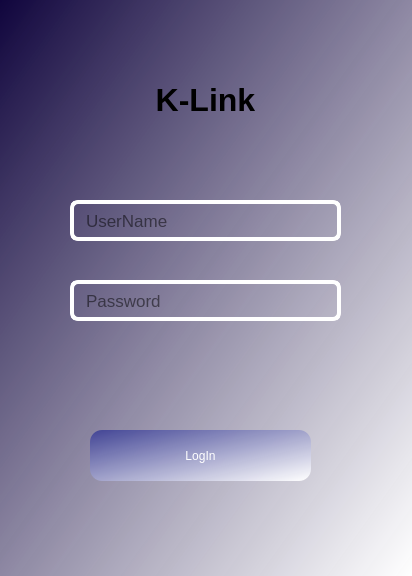
<?xml version="1.0" encoding="UTF-8"?>
<ui version="4.0">
 <class>MainWindow</class>
 <widget class="QMainWindow" name="MainWindow">
  <property name="geometry">
   <rect>
    <x>0</x>
    <y>0</y>
    <width>412</width>
    <height>576</height>
   </rect>
  </property>
  <property name="windowTitle">
   <string>MainWindow</string>
  </property>
  <property name="styleSheet">
   <string notr="true">background-color: qlineargradient(spread:pad, x1:0, y1:0, x2:1, y2:1, stop:0 rgba(16, 5, 61, 231), stop:1 rgba(255, 255, 255, 255));</string>
  </property>
  <widget class="QWidget" name="centralwidget">
   <widget class="QPushButton" name="btn_logIn">
    <property name="geometry">
     <rect>
      <x>90</x>
      <y>430</y>
      <width>221</width>
      <height>51</height>
     </rect>
    </property>
    <property name="styleSheet">
     <string notr="true">QPushButton {
	font: 16pt &quot;Bahnschrift SemiCondensed&quot;;
	 
	background-color: qlineargradient(spread:pad, x1:0, y1:0, x2:1, y2:1, stop:0 rgba(62, 65, 148, 242), stop:1 rgba(255, 255, 255, 255));
	 border-radius: 12px;
	 color: rgb(255, 255, 255);
}

QPushButton:hover {
	
	background-color: qlineargradient(spread:pad, x1:0, y1:0, x2:1, y2:1, stop:0 rgba(79, 139, 154, 255), stop:0.863388 rgba(178, 136, 207, 244));
	border-radius: 14px;
}


QPushButton:pressed {	
	background-color: qlineargradient(spread:pad, x1:0, y1:0, x2:1, y2:1, stop:0 rgba(79, 139, 154, 255), stop:0.863388 rgba(119, 119, 219, 244));
	border-radius: 15px;
}</string>
    </property>
    <property name="text">
     <string>LogIn</string>
    </property>
   </widget>
   <widget class="QLineEdit" name="lineEdit">
    <property name="geometry">
     <rect>
      <x>70</x>
      <y>200</y>
      <width>271</width>
      <height>41</height>
     </rect>
    </property>
    <property name="font">
     <font>
      <pointsize>13</pointsize>
     </font>
    </property>
    <property name="styleSheet">
     <string notr="true">QLineEdit {
	background-color: rgba( 255, 255, 255, 0% );
	border-radius: 8px;
	border: 4px solid rgb(255, 255, 255);
	color: rgb(0, 0, 0);
	padding-left: 10px;
}
QLineEdit:hover {
	border: 3px solid rgb(221, 221, 240);
}
QLineEdit:focus {
	border: 3px solid rgb(221, 221, 245);
}</string>
    </property>
    <property name="placeholderText">
     <string>UserName</string>
    </property>
   </widget>
   <widget class="QLineEdit" name="lineEdit_2">
    <property name="geometry">
     <rect>
      <x>70</x>
      <y>280</y>
      <width>271</width>
      <height>41</height>
     </rect>
    </property>
    <property name="font">
     <font>
      <pointsize>13</pointsize>
      <weight>50</weight>
      <bold>false</bold>
     </font>
    </property>
    <property name="styleSheet">
     <string notr="true">QLineEdit {
	background-color: rgba( 255, 255, 255, 0% );
	border-radius: 8px;
	border: 4px solid rgb(255, 255, 255);
	color: rgb(0, 0, 0);
	padding-left: 10px;
}
QLineEdit:hover {
	border: 3px solid rgb(221, 221, 240);
}
QLineEdit:focus {
	border: 3px solid rgb(221, 221, 245);
}</string>
    </property>
    <property name="echoMode">
     <enum>QLineEdit::Password</enum>
    </property>
    <property name="placeholderText">
     <string>Password</string>
    </property>
   </widget>
   <widget class="QLabel" name="label">
    <property name="geometry">
     <rect>
      <x>120</x>
      <y>80</y>
      <width>171</width>
      <height>41</height>
     </rect>
    </property>
    <property name="font">
     <font>
      <pointsize>18</pointsize>
      <weight>75</weight>
      <bold>true</bold>
     </font>
    </property>
    <property name="styleSheet">
     <string notr="true">background-color: rgba( 255, 255, 255, 0% );</string>
    </property>
    <property name="text">
     <string>&lt;html&gt;&lt;head/&gt;&lt;body&gt;&lt;p align=&quot;center&quot;&gt;&lt;span style=&quot; font-size:24pt;&quot;&gt;K-Link&lt;/span&gt;&lt;/p&gt;&lt;/body&gt;&lt;/html&gt;</string>
    </property>
   </widget>
  </widget>
 </widget>
 <resources>
  <include location="../Resource.qrc"/>
 </resources>
 <connections/>
</ui>
